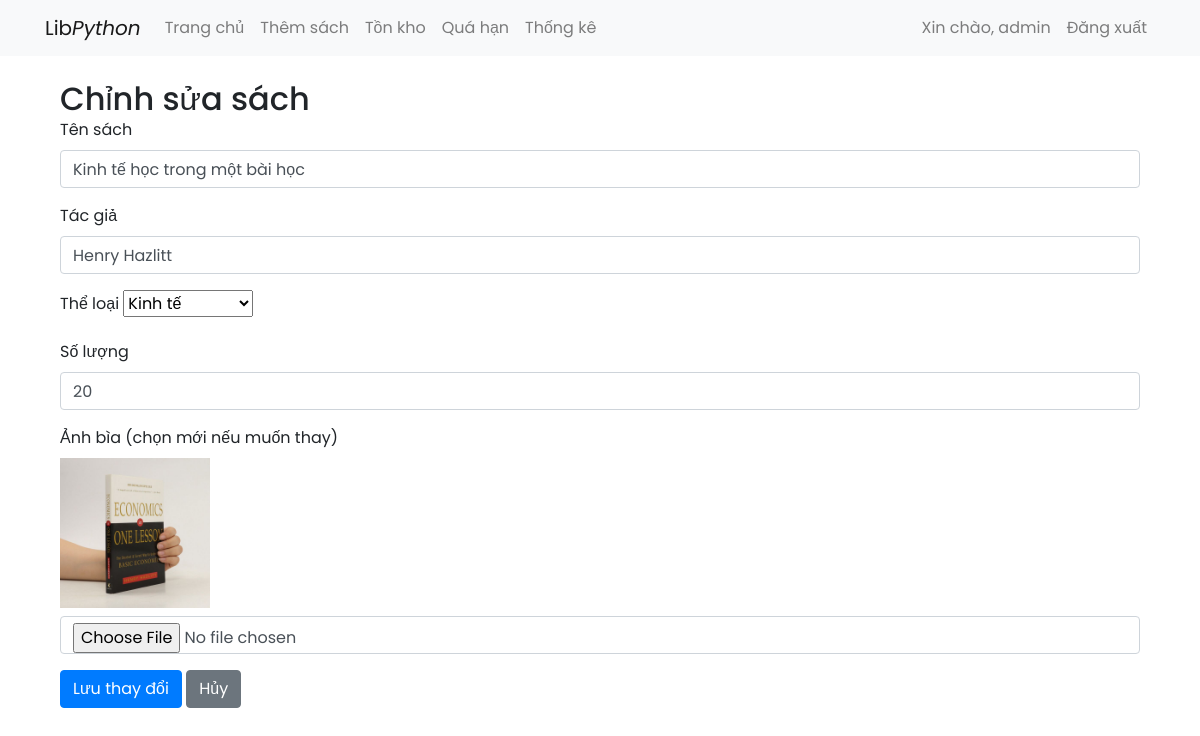
Page /book/edit/3/ (signed in) on the committed database.
### library_app/models.py (models this page shows, shortened)
class Book(models.Model):
    title = models.CharField(max_length=200)
    author = models.CharField(max_length=100)
    category = models.ForeignKey(Category, on_delete=models.SET_NULL, null=True)
    quantity = models.PositiveIntegerField(default=0)
    available = models.PositiveIntegerField(default=0)  # số sách còn
    image = models.ImageField(upload_to="book_images/", null=True, blank=True)

class Category(models.Model):
    name = models.CharField(max_length=100, unique=True)

### library_app/views.py (the view)
# urls.py: path('book/edit/<int:book_id>/', views.edit_book, name='edit_book'),
@login_required
@user_passes_test(is_staff_user)
def edit_book(request, book_id):
    book = get_object_or_404(Book, id=book_id)
    if request.method == "POST":
        book.title = request.POST.get("title", book.title)
        book.author = request.POST.get("author", book.author)
        category_id = request.POST.get("category")
        book.category = get_object_or_404(Category, id=category_id) if category_id else None
        new_quantity = int(request.POST.get("quantity", book.quantity))
        quantity_change = new_quantity - book.quantity
        book.quantity = new_quantity
        book.available += quantity_change
        if book.available < 0:
            book.available = 0
        if book.available > book.quantity:
            book.available = book.quantity
        if "image" in request.FILES:
            if book.image:
                book.image.delete(save=False)
            book.image = request.FILES["image"]
        book.save()
        return redirect("library:home")
    else:
        categories = Category.objects.all()
        return render(request, "edit_book.html", {
            "book": book,
            "categories": categories
        })

### library_app/views.py (called while the page is built)
def is_staff_user(user):
    return user.is_staff

### library_app/templates/edit_book.html (shortened to what this page needs)
{% extends "base.html" %}
{% block content %}
<div class="container mt-4">
  <h2>Chỉnh sửa sách</h2>
  <form method="POST" enctype="multipart/form-data">
    <div class="mb-3">
      <label for="title" class="form-label">Tên sách</label>
      <input type="text" class="form-control" id="title" name="title" value="{{ book.title }}">
    </div>
    <div class="mb-3">
      <label for="author" class="form-label">Tác giả</label>
      <input type="text" class="form-control" id="author" name="author" value="{{ book.author }}">
    </div>
    <div class="mb-3">
      <label for="category" class="form-label">Thể loại</label>
      <select class="form-select" id="category" name="category">
        {% for cat in categories %}
          <option value="{{ cat.id }}" {% if book.category and book.category.id == cat.id %}selected{% endif %}>
            {{ cat.name }}
          </option>
        {% endfor %}
      </select>
    </div>
    <div class="mb-3">
      <label for="quantity" class="form-label">Số lượng</label>
      <input type="number" class="form-control" id="quantity" name="quantity" value="{{ book.quantity }}" min="0">
    </div>
    <div class="mb-3">
      <label for="image" class="form-label">Ảnh bìa (chọn mới nếu muốn thay)</label>
      {% if book.image %}
        <div class="mb-2">
          <img src="{{ book.image.url }}" alt="Ảnh bìa" width="150">
        </div>
      {% endif %}
      <input type="file" class="form-control" id="image" name="image">
    </div>
    <button type="submit" class="btn btn-primary">Lưu thay đổi</button>
    <a href="{% url 'library:home' %}" class="btn btn-secondary">Hủy</a>
  </form>
</div>
{% endblock %}

### library_app/templates/base.html (shortened to what this page needs)
<!DOCTYPE html>
<html lang="vi">
<head>
    {% load static %}
    <link rel="stylesheet" href="{% static 'css/bootstrap.min.css' %}">
    <link rel="stylesheet" href="{% static 'css/tooplate-artxibition.css' %}">
</head>
<body>
    <header>
        <nav class="navbar navbar-expand-lg navbar-light bg-light">
            <div class="container">
                <a class="navbar-brand" href="{% url 'library:home' %}">Lib<em>Python</em></a>
                <div class="collapse navbar-collapse" id="mainNav">
                    <ul class="navbar-nav mr-auto">
                        <li class="nav-item"><a class="nav-link" href="{% url 'library:home' %}">Trang chủ</a></li>
                        {% if user.is_staff %}
                            <li class="nav-item"><a class="nav-link" href="{% url 'library:add_book' %}">Thêm sách</a></li>
                            <li class="nav-item"><a class="nav-link" href="{% url 'library:check_inventory' %}">Tồn kho</a></li>
                            <li class="nav-item"><a class="nav-link" href="{% url 'library:check_overdue' %}">Quá hạn</a></li>
                            <li class="nav-item"><a class="nav-link" href="{% url 'library:statistics' %}">Thống kê</a></li>
                        {% endif %}
                    </ul>
                    <ul class="navbar-nav">
                        {% if user.is_authenticated %}
                            <li class="nav-item">
                                <a class="nav-link" href="{% url 'library:profile' %}">Xin chào, {{ user.username }}</a>
                            </li>
                            <li class="nav-item">
                                <a class="nav-link" href="{% url 'library:logout' %}">Đăng xuất</a>
                            </li>
                        {% else %}
                            <li class="nav-item"><a class="nav-link" href="{% url 'library:login' %}">Đăng nhập</a></li>
                            <li class="nav-item"><a class="nav-link" href="{% url 'library:register' %}">Đăng ký</a></li>
                        {% endif %}
                    </ul>
                </div>
            </div>
        </nav>
    </header>
    <main class="container">
        {% block content %}{% endblock %}
    </main>
</body>
</html>

### library_app/static/css/tooplate-artxibition.css (style rules this page uses)
html, body, div, span, applet, object, iframe, h1, h2, h3, h4, h5, h6, p, blockquote, div pre, a, abbr, acronym, address, big, cite, code, del, dfn, em, font, img, ins, kbd, q, s, samp, small, strike, strong, sub, sup, tt, var, b, u, i, center, dl, dt, dd, ol, ul, li, figure, header, nav, section, article, aside, footer, figcaption { margin: 0; padding: 0; border: 0; outline: 0; }
ul, li { padding: 0; margin: 0; list-style: none; }
header, nav, section, article, aside, footer, hgroup { display: block; }
* { box-sizing: border-box; }
html, body { font-family: 'Poppins', sans-serif; font-weight: 400; background-color: #fff; font-size: 16px; -ms-text-size-adjust: 100%; -webkit-font-smoothing: antialiased; -moz-osx-font-smoothing: grayscale; }
a { text-decoration: none !important; }
h1, h2, h3, h4, h5, h6 { margin-top: 0px; margin-bottom: 0px; }
ul { margin-bottom: 0px; }
html, body { background: #fff; font-family: 'Poppins', sans-serif; }

### rows in the picture
Book: title "Kinh tế học trong một bài học", author "Henry Hazlitt", category "Kinh tế", quantity "20", image (picture)

### other values in the picture
{{ user.username }} "admin"
